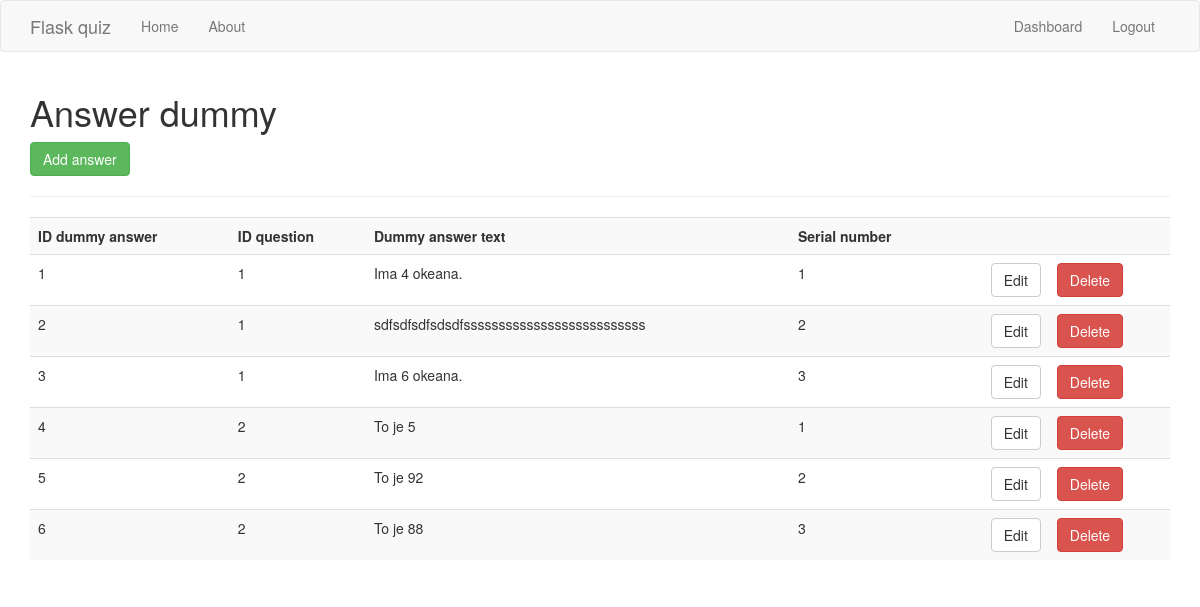
The app's page /answerdummy (signed in) with its own data.
### app/models.py (models this page shows)
class DummyAnswer(db.Model):
    id_dummy_answer = db.Column(db.Integer, primary_key=True)
    id_question = db.Column(db.Integer, db.ForeignKey('question.id_question'))
    dummy_answer_text =  db.Column(db.String(256))
    serial_number = db.Column(db.Integer)

### app/routes.py (the view)
@app.route('/answerdummy', methods=['GET', 'POST'])
@is_logged_in
def answerdummy():
    try:
        conn = sqlite3.connect("quiz.db")
    except Error as e:
        print(e)
    cur = conn.cursor()
    result = cur.execute("SELECT * FROM dummy_answer")
    answerds = cur.fetchall()
    if result:
        return render_template('answerdummy.html', answerds=answerds)
    else:
        msg = 'No answer dummy found'
        return render_template('dashboard.html', msg=msg)
    cur.close()

### app/routes.py (called while the page is built)
def is_logged_in(f):
    @wraps(f)
    def wrap(*args, **kwargs):
        if 'logged_in' in session:
            return f(*args, **kwargs)
        else:
            flash('Unauthorized, Please login', 'danger')
            return redirect(url_for('login'))
    return wrap

### app/templates/answerdummy.html (shortened to what this page needs)
{% extends "layout.html" %}
{% block body %}
  <h1>Answer dummy</h1>
  <a class="btn btn-success" href="/answerdummy_add">Add answer</a>
  <hr>
  <table class="table table-striped">
    <tr>
      <th>ID dummy answer</th>
      <th>ID question</th>
      <th>Dummy answer text</th>
      <th>Serial number</th>
      <th></th>
      <th></th>
    </tr>
    {% for answerd in answerds %}
      <tr>
        <td>{{answerd[0]}}</td>
        <td>{{answerd[1]}}</td>
        <td>{{answerd[2]}}</td>
        <td>{{answerd[3]}}</td>
        <td><a href="answerdummy_edit/{{answerd[0]}}" class="btn btn-default pull-right">Edit</a></td>
        <td>
          <form action="{{url_for('answerdummy_delete', id=answerd[0])}}" method="post">
            <input type="submit" value="Delete" class="btn btn-danger">
          </form>
        </td>
      </tr>
    {% endfor %}
  </table>
{% endblock %}

### records on screen
DummyAnswer: id_dummy_answer "1", id_question "1", dummy_answer_text "Ima 4 okeana.", serial_number "1"
DummyAnswer: id_dummy_answer "2", id_question "1", dummy_answer_text "sdfsdfsdfsdsdfssssssssssssssssssssssssss", serial_number "2"
DummyAnswer: id_dummy_answer "3", id_question "1", dummy_answer_text "Ima 6 okeana.", serial_number "3"
DummyAnswer: id_dummy_answer "4", id_question "2", dummy_answer_text "To je 5", serial_number "1"
DummyAnswer: id_dummy_answer "5", id_question "2", dummy_answer_text "To je 92", serial_number "2"
DummyAnswer: id_dummy_answer "6", id_question "2", dummy_answer_text "To je 88", serial_number "3"
